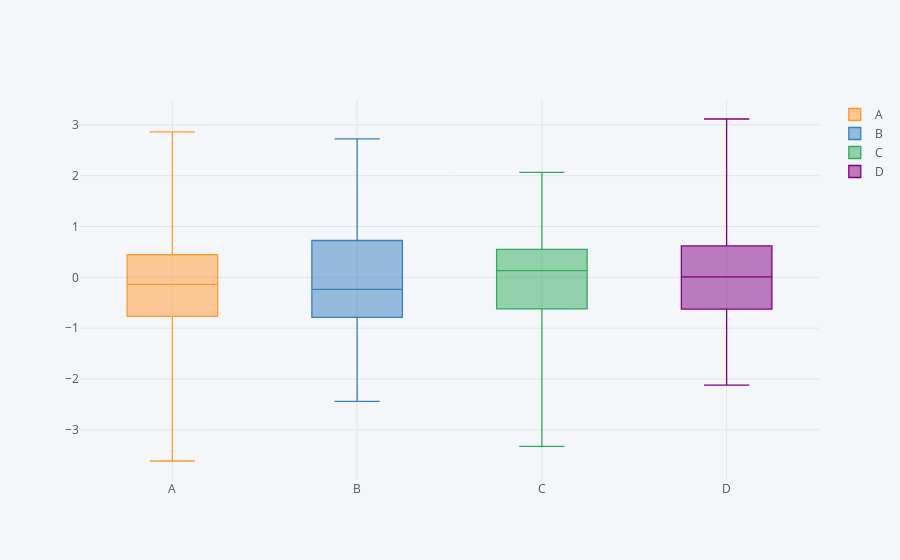

Notebook source saved alongside this figure:
### Markdown cell above
## Box Plot

### Code cell
df.iplot(kind='box')
